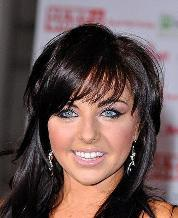
#> input picture Laboratorio5 grupo 5/img_align_celeba/img_align_celeba/001449.jpg, 178 x 218 px; its folder holds only this picture in this run
$ jupyter execute --allow-errors Laboratorio5.ipynb
#> lines starting #> are read from the running program, lines starting #| are printed output that depends on the picture
# Laboratorio 5 Grupal.
### Nombres:
###          - Aramayo Valdez Joaquin.
###          - Piza Nava Vladimir.
###          - Viza Hoyos Maria Belen.
###          - Mendoza Ovando Carlos Saul.
###          - Solorzano Diego.
### Link Dataset: https://www.kaggle.com/datasets/jessicali9530/celeba-dataset?select=list_eval_partition.csv

## PUNTO 1 :
#### 1.   Modificar el generador de dataset aleatorio, para que este pueda generar centroides en cantidades entre 1 y 10, y considerando una importante distancia entre ellos con la finalidad de permitir la verificación visual una vez se realice el entrenamiento del modelo.
#### 2.   Modificar y adecuar todos los códigos para su respectivo aplicación y demostración de la efectividad del modelo.

[cell 1]
import numpy as np

def generate_centroids(num_centroids, spread=5):
#> called with num_centroids = 7, spread = 5
    centroids = []  # Lista para almacenar los centroides generados
    for _ in range(num_centroids):
        # Genera un nuevo centroide aleatorio
        while True:
            new_centroid = np.random.rand(2) * spread  # Genera un punto aleatorio en 2D
            # Verifica que el nuevo centroide esté a más de 1.5 unidades de los ya generados
            if all(np.linalg.norm(new_centroid - np.array(c)) > 1.5 for c in centroids):
                centroids.append(new_centroid)  # Añade el nuevo centroide a la lista
                break  # Sale del bucle si el centroide es válido
    return np.array(centroids)  # Devuelve los centroides como un array de NumPy

### Aqui lo que estamos haciendo es usar la funcion que creamos anteriormente y tambien crear nuestros datos sintéticos (X).

[cell 2]
from sklearn.datasets import make_blobs
import random

# Definir el número de centroides entre 1 y 10
num_centroids = random.randint(1, 10)
print(f"Generando {num_centroids} centroides.")

# Generar los centroides
blob_centers = generate_centroids(num_centroids)

# Definir la desviación estándar para cada cluster
blob_std = np.array([0.4] * num_centroids)

# Generar los datos sintéticos
X, y = make_blobs(n_samples=2000, centers=blob_centers,
                  cluster_std=blob_std, random_state=7)


# mostramos los centroides.
print("Centroides generados:")
print(blob_centers)

### Graficamos los datos generados (x1, x2)

[cell 3]
import matplotlib.pyplot as plt

def plot_clusters(X, y=None):
    plt.scatter(X[:, 0], X[:, 1], c=y, s=1)
    plt.xlabel("$x_1$", fontsize=14)
    plt.ylabel("$x_2$", fontsize=14, rotation=0)
    #plt.scatter(blob_centers[:, 0], blob_centers[:, 1],
    #        s=200, color='red', marker='X')  # Mostrar los centroides

[cell 4]
plt.figure(figsize=(8, 4))
plot_clusters(X)
plt.show()
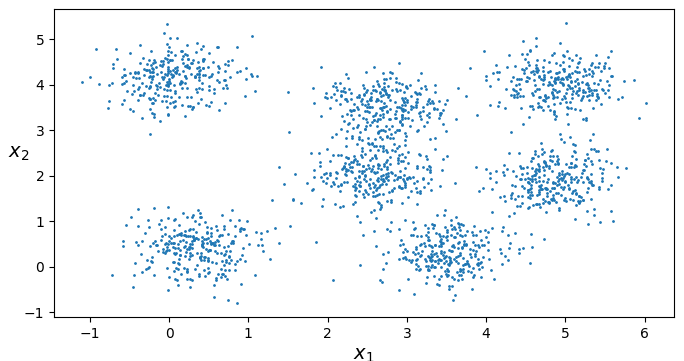
#> figure drawn by matplotlib, 1 panel

### Graficamos los datos generados pero ahora juntamente con los centroides ya entrenados.

[cell 5]
from sklearn.cluster import KMeans
import matplotlib.pyplot as plt

kmeans = KMeans(n_clusters=num_centroids, random_state=42)
y_pred = kmeans.fit_predict(X)

# Visualizar los resultados
plt.figure(figsize=(8, 4))
plt.scatter(X[:, 0], X[:, 1], c=y_pred, s=1)
plt.scatter(kmeans.cluster_centers_[:, 0], kmeans.cluster_centers_[:, 1],
            s=200, color='red', marker='X')  # Mostrar los centroides
plt.xlabel("$x_1$", fontsize=14)
plt.ylabel("$x_2$", fontsize=14)
plt.title("Resultados de K-Means con centroides generados aleatoriamente")
plt.show()
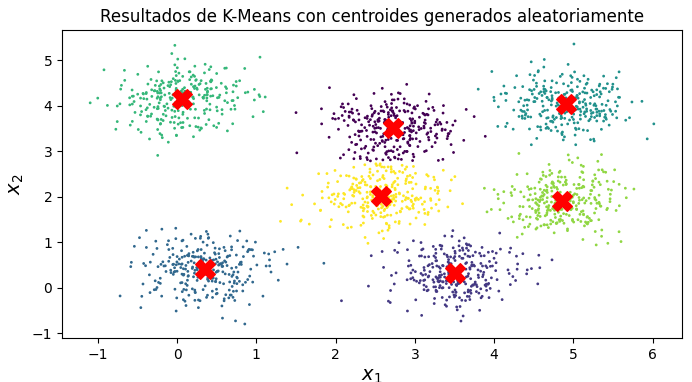
#> figure drawn by matplotlib, 1 panel
y_pred

[cell 6]
# Centroides ya entrenados.
kmeans.cluster_centers_

### Graficamos las fronteras de decision entre clusters, esto para ver como fue la division del espacio.

[cell 7]
def plot_data(X):
    plt.plot(X[:, 0], X[:, 1], 'k.', markersize=2)

def plot_centroids(centroids, weights=None, circle_color='w', cross_color='k'):
    if weights is not None:
        centroids = centroids[weights > weights.max() / 10]
    plt.scatter(centroids[:, 0], centroids[:, 1],
                marker='o', s=10, linewidths=8,
                color=circle_color, zorder=10, alpha=0.9)
    plt.scatter(centroids[:, 0], centroids[:, 1],
                marker='x', s=2, linewidths=10,
                color=cross_color, zorder=11, alpha=1)

def plot_decision_boundaries(clusterer, X, resolution=1000, show_centroids=True,
                             show_xlabels=True, show_ylabels=True):
    mins = X.min(axis=0) - 0.1
    maxs = X.max(axis=0) + 0.1
    xx, yy = np.meshgrid(np.linspace(mins[0], maxs[0], resolution),
                         np.linspace(mins[1], maxs[1], resolution))
    Z = clusterer.predict(np.c_[xx.ravel(), yy.ravel()])
    Z = Z.reshape(xx.shape)

    plt.contourf(Z, extent=(mins[0], maxs[0], mins[1], maxs[1]),
                cmap="Pastel2")
    plt.contour(Z, extent=(mins[0], maxs[0], mins[1], maxs[1]),
                linewidths=1, colors='k')
    plot_data(X)
    if show_centroids:
        plot_centroids(clusterer.cluster_centers_)

    if show_xlabels:
        plt.xlabel("$x_1$", fontsize=14)
    else:
        plt.tick_params(labelbottom=False)
    if show_ylabels:
        plt.ylabel("$x_2$", fontsize=14, rotation=0)
    else:
        plt.tick_params(labelleft=False)

#> (a cell that did not finish here is left out)

### Entrenamos tres modelos K-Means con 1, 2 y 3 iteraciones, usando k-means++ y el algoritmo elkan para comparar los resultados de cada iteración.

[cell 9]
kmeans_iter1 = KMeans(n_clusters=num_centroids, init="k-means++", n_init=1,
                      algorithm="elkan", max_iter=1, random_state=1)

kmeans_iter2 = KMeans(n_clusters=num_centroids, init="k-means++", n_init=1,
                     algorithm="elkan", max_iter=2, random_state=1)


kmeans_iter3 = KMeans(n_clusters=num_centroids, init="k-means++", n_init=1,
                     algorithm="elkan", max_iter=3, random_state=1)
kmeans_iter1.fit(X)
kmeans_iter2.fit(X)
kmeans_iter3.fit(X)

### Graficamos la evolucion del algoritmo K-Means durante las 3 interaciones que hicimos anteriormente. Esto para asi ver cómo los centroides y las fronteras de decisión cambian conforme el algoritmo ajusta los grupos

[cell 10]
plt.figure(figsize=(10, 8))

plt.subplot(321)
plot_data(X)
plot_centroids(kmeans_iter1.cluster_centers_, circle_color='r', cross_color='w')
plt.ylabel("$x_2$", fontsize=14, rotation=0)
plt.tick_params(labelbottom=False)
plt.title("Update the centroids (initially randomly)", fontsize=14)

plt.subplot(322)
plot_decision_boundaries(kmeans_iter1, X, show_xlabels=False, show_ylabels=False)
plt.title("Label the instances", fontsize=14)

plt.subplot(323)
plot_decision_boundaries(kmeans_iter1, X, show_centroids=False, show_xlabels=False)
plot_centroids(kmeans_iter2.cluster_centers_)

plt.subplot(324)
plot_decision_boundaries(kmeans_iter2, X, show_xlabels=False, show_ylabels=False)

plt.subplot(325)
plot_decision_boundaries(kmeans_iter2, X, show_centroids=False)
plot_centroids(kmeans_iter3.cluster_centers_)

plt.subplot(326)
plot_decision_boundaries(kmeans_iter3, X, show_ylabels=False)

plt.show()
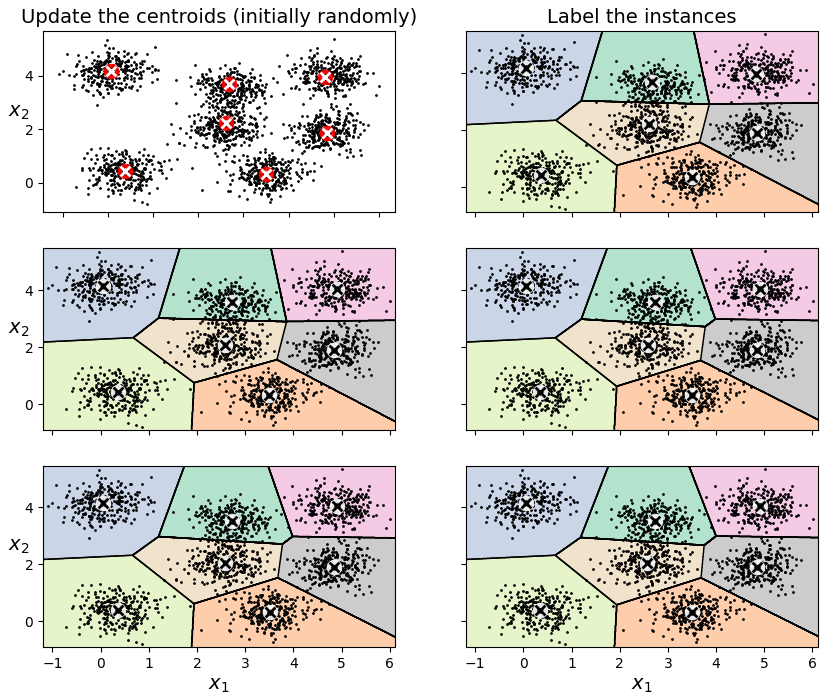
#> figure drawn by matplotlib, 6 panels

### Lo que haremos ahora sera comparar 2 modelos K-Means con diferentes inicializaciones aleatorias, mostrando sus respectivas fronteras de decisión. Esto permite observar cómo afecta la inicialización a los resultados del clustering.

[cell 11]
# Función para comparar dos modelos de clustering K-Means en el mismo conjunto de datos
def plot_clusterer_comparison(clusterer1, clusterer2, X, title1=None, title2=None):
    # Entrena el primer modelo en los datos X
    clusterer1.fit(X)
    # Entrena el segundo modelo en los datos X
    clusterer2.fit(X)

    # Configuración del tamaño de la figura para las gráficas
    plt.figure(figsize=(10, 3.2))

    # Primer subplot: gráfica de las fronteras de decisión del primer modelo
    plt.subplot(121)
    plot_decision_boundaries(clusterer1, X)  # Función que grafica las fronteras del clusterer
    if title1:
        plt.title(title1, fontsize=14)  # Añade el título si se proporciona uno

    # Segundo subplot: gráfica de las fronteras de decisión del segundo modelo
    plt.subplot(122)
    plot_decision_boundaries(clusterer2, X, show_ylabels=False)  # Sin etiquetas de eje Y
    if title2:
        plt.title(title2, fontsize=14)  # Añade el título si se proporciona uno

[cell 12]
# Configuración de dos modelos K-Means con diferentes inicializaciones aleatorias
kmeans_rnd_init1 = KMeans(n_clusters=num_centroids, init="random", n_init=1,
                          algorithm="elkan", random_state=11)
kmeans_rnd_init2 = KMeans(n_clusters=num_centroids, init="random", n_init=1,
                          algorithm="elkan", random_state=19)

# Comparación visual de los dos modelos con diferentes inicializaciones
plot_clusterer_comparison(kmeans_rnd_init1, kmeans_rnd_init2, X, "Solution 1", "Solution 2 (with a different random init)")

# Muestra las gráficas
plt.show()
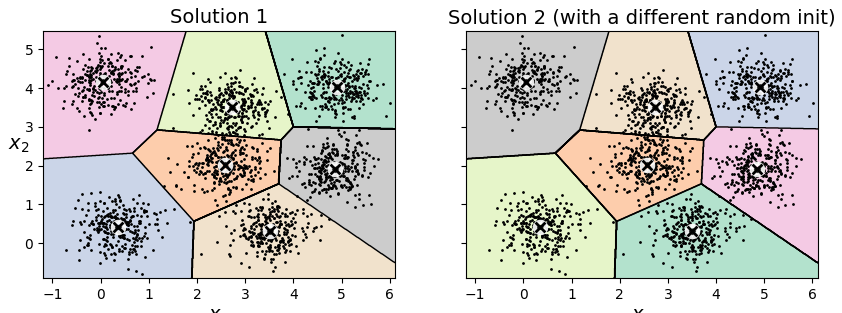
#> figure drawn by matplotlib, 2 panels

### Procedemos a entrenar un modelo K-Means utilizando 10 inicializaciones aleatorias y visualiza las fronteras de decisión del clustering. Esto ayuda a observar la estabilidad y la variabilidad en los resultados del agrupamiento.

[cell 13]
# Configuración de un modelo K-Means con 10 inicializaciones aleatorias
kmeans_rnd_10_inits = KMeans(n_clusters=num_centroids, init="random", n_init=10,
                              algorithm="elkan", random_state=11)

# Entrena el modelo K-Means en los datos X
kmeans_rnd_10_inits.fit(X)

[cell 14]
# Configuración de la figura para la visualización de las fronteras de decisión
plt.figure(figsize=(8, 4))
# Función que grafica las fronteras de decisión del modelo K-Means
plot_decision_boundaries(kmeans_rnd_10_inits, X)

# Muestra la gráfica generada
plt.show()
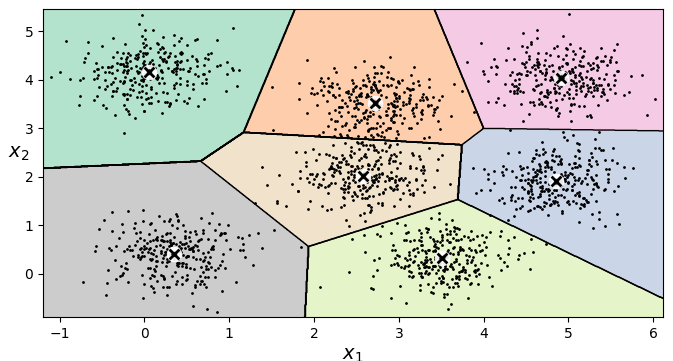
#> figure drawn by matplotlib, 1 panel

### Mostramos el Silhouette Score para evaluar la calidad del clustering generado por el modelo K-Means. Un valor más alto indica que los clusters están bien definidos y son distintos entre sí.

[cell 15]
from sklearn.metrics import silhouette_score
silhouette_score(X, kmeans.labels_)

### Graficamos el Silhuette Score para diferentes valores de k (número de clusters) en el rango de 2 a 20. La gráfica resultante ayuda a identificar el número óptimo de clusters para el modelo K-Means, donde un índice de silueta más alto indica una mejor calidad de agrupamiento.

[cell 16]
# Calcula los modelos y las puntuaciones de silueta para k desde 2 hasta 20
kmeans_per_k = [KMeans(n_clusters=k, random_state=42).fit(X)  # Ajusta K-Means para cada k
                for k in range(2, 21)]  # Rango modificado para k=2 a k=20

# Calcula el índice de silueta para cada modelo entrenado
silhouette_scores = [silhouette_score(X, model.labels_)  # Obtiene etiquetas de cada modelo
                     for model in kmeans_per_k]

# Configuración de la figura para la gráfica del índice de silueta
plt.figure(figsize=(8, 3))
# Grafica el índice de silueta en función del número de clusters k
plt.plot(range(2, 21), silhouette_scores, "bo-")  # Rango modificado para la gráfica
plt.xlabel("$k$", fontsize=14)  # Etiqueta del eje X
plt.ylabel("Silhouette score", fontsize=14)  # Etiqueta del eje Y
# Ajusta los ticks del eje X para mostrar valores de k desde 2 hasta 20
plt.xticks(np.arange(2, 21, 1))  # Crea ticks desde 2 hasta 20 con paso de 1
plt.show()  # Muestra la gráfica
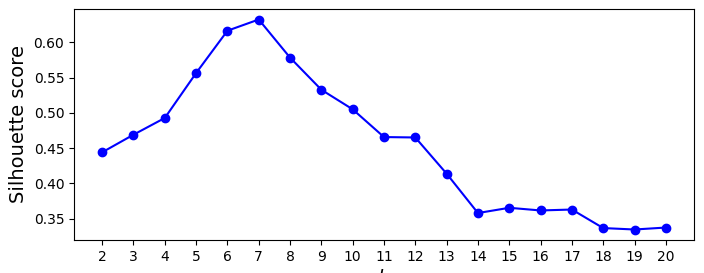
#> figure drawn by matplotlib, 1 panel; curve peaks at x = 7, y = 0.633

### Generamos graficos de coeficientes de silueta para diferentes valores de k (número de clusters) en el modelo K-Means. Cada gráfico muestra la distribución de los coeficientes de silueta por cluster, lo que permite visualizar la calidad del agrupamiento para cada valor de k.

[cell 17]
# Importa las métricas necesarias para calcular los coeficientes de silueta
from sklearn.metrics import silhouette_samples, silhouette_score
from matplotlib.ticker import FixedLocator, FixedFormatter
import matplotlib as mpl
import matplotlib.pyplot as plt
import numpy as np

# Asumiendo que ya tienes kmeans_per_k y silhouette_scores calculados

# Obtener el rango de valores de k
k_values = range(2, len(kmeans_per_k) + 2)  # k empieza en 2

# Crear subplots para cada valor de k
num_plots = len(k_values)
num_rows = int(np.ceil(num_plots / 2))  # Calcula el número de filas para subplots
num_cols = 2  # Dos columnas de subplots

# Crea la figura y los subplots
fig, axes = plt.subplots(num_rows, num_cols, figsize=(15, 5 * num_rows))
fig.subplots_adjust(hspace=0.4)  # Ajusta el espacio entre subplots

# Iterar sobre los valores de k y crear gráficos de silueta
for i, k in enumerate(k_values):
    ax = axes[i // num_cols, i % num_cols]  # Obtiene el subplot actual
    y_pred = kmeans_per_k[i].labels_  # Obtiene las etiquetas del modelo K-Means
    silhouette_vals = silhouette_samples(X, y_pred)  # Calcula los coeficientes de silueta

    y_ticks = []
    y_lower, y_upper = 0, 0  # Inicializa límites para los clusters
    for cluster in range(k):
        # Extrae y ordena los coeficientes de silueta para cada cluster
        cluster_silhouette_vals = silhouette_vals[y_pred == cluster]
        cluster_silhouette_vals.sort()
        y_upper += len(cluster_silhouette_vals)  # Actualiza el límite superior
        color = mpl.cm.Spectral(cluster / k)  # Asigna color basado en el cluster
        ax.fill_betweenx(np.arange(y_lower, y_upper), 0, cluster_silhouette_vals,
                         facecolor=color, edgecolor=color, alpha=0.7)  # Grafica el área del cluster
        y_ticks.append((y_lower + y_upper) / 2)  # Añade tick al eje Y
        y_lower = y_upper  # Actualiza el límite inferior

    # Dibuja una línea vertical indicando el promedio del coeficiente de silueta
    ax.axvline(x=silhouette_scores[i], color="red", linestyle="--")
    ax.set_yticks(y_ticks)  # Establece los ticks en el eje Y
    ax.set_yticklabels([])  # Elimina las etiquetas del eje Y
    ax.set_xlim([-0.1, 1])  # Establece límites en el eje X
    ax.set_ylim([0, len(X) + (k + 1) * 10])  # Establece límites en el eje Y
    ax.set_title(f"k = {k}")  # Título del subplot
    ax.set_xlabel("Coeficiente de Silhouette")  # Etiqueta del eje X
    ax.set_ylabel("Clusters")  # Etiqueta del eje Y

# Ajustar el layout para una mejor visualización
plt.tight_layout()
plt.show()  # Muestra la figura
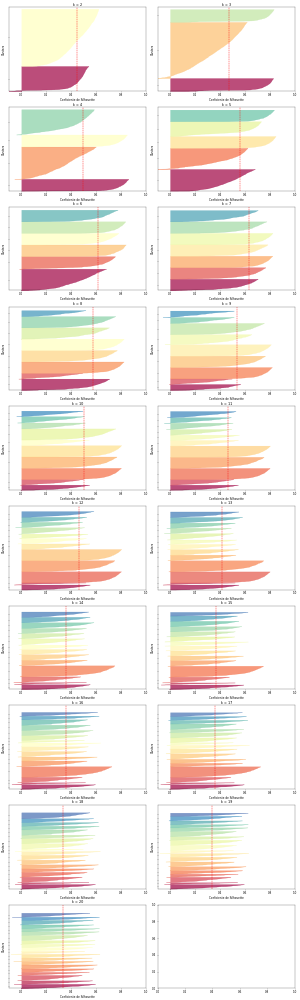
#> figure drawn by matplotlib, 19 panels

### Demostración de la efectividad del modelo.

[cell 18]
# Mostrar el índice de silueta
print(f'Índice de Silueta: {silhouette_score(X, kmeans.labels_)}')

### Este valor está entre 0 y 1, donde valores cercanos a 1 (valor > 0.5) indican que los puntos están bien agrupados y distanciados de otros clusters.

### Punto 2.
#### Aplicar aprendizaje semisupervisado.

#### Cargamos y Preprocesamos las Imágenes.
#### Importamos las librerías necesarias, definimos la ruta de acceso a las imágenes, y cargamos las primeras 1000 imágenes desde el directorio especificado. Además, se redimensionan y normalizan las imágenes para prepararlas para el análisis.

[cell 19]
# Importar las librerías necesarias
import os  # Para manejar rutas de archivos
from PIL import Image  # Para manipular imágenes
import numpy as np  # Para operaciones numéricas
import pandas as pd  # Para manipulación de datos
from sklearn.model_selection import train_test_split  # Para dividir el dataset

# Define las rutas de acceso a las imágenes
IMAGES_PATH = 'img_align_celeba/img_align_celeba'

# Cargar los nombres de las imágenes directamente desde la carpeta
image_names = [img for img in os.listdir(IMAGES_PATH) if img.endswith('.jpg')]  # Asegúrate de ajustar la extensión según sea necesario

# Seleccionar las primeras 1000 imágenes
image_names = image_names[:1000]

# Función para cargar y preprocesar imágenes
def load_image(img_name, target_size=(64, 64)):
    # Abre la imagen, la redimensiona y normaliza los valores de píxeles
#> called with img_name = '001449.jpg', target_size = (64, 64)
    img = Image.open(os.path.join(IMAGES_PATH, img_name)).resize(target_size)
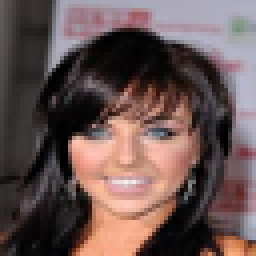
#> img: PIL image 64x64 RGB (shown 4 times larger); mean R, G, B 103.8, 83.7, 82
    return np.array(img) / 255.0  # Normaliza la imagen a un rango de 0 a 1

# Cargar y preprocesar las imágenes
X = np.array([load_image(img) for img in image_names])  # Carga y preprocesa las imágenes

# Imprimir información sobre las imágenes cargadas
print(f"Número de imágenes cargadas: {X.shape[0]}")
#| Número de imágenes cargadas: 1
print(f"Dimensiones de las imágenes: {X.shape[1:]}")
#| Dimensiones de las imágenes: (64, 64, 3)

$ run again, on Laboratorio5 grupo 5/img_align_celeba/img_align_celeba/012557.jpg
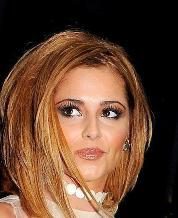
#> input picture Laboratorio5 grupo 5/img_align_celeba/img_align_celeba/012557.jpg, 178 x 218 px
#> in load_image, `img = Image.open(os.path.join(IMAGES_PATH, img_name)).resize(target_si..`:
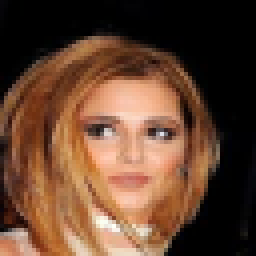
#> img: PIL image 64x64 RGB (shown 4 times larger); mean R, G, B 100.5, 67.8, 48.1
#| Número de imágenes cargadas: 1
#| Dimensiones de las imágenes: (64, 64, 3)

$ run again, on Laboratorio5 grupo 5/img_align_celeba/img_align_celeba/013150.jpg
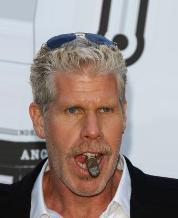
#> input picture Laboratorio5 grupo 5/img_align_celeba/img_align_celeba/013150.jpg, 178 x 218 px
#> in load_image, `img = Image.open(os.path.join(IMAGES_PATH, img_name)).resize(target_si..`:
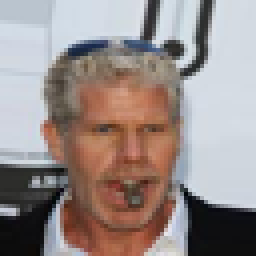
#> img: PIL image 64x64 RGB (shown 4 times larger); mean R, G, B 152.5, 140.5, 138
#| Número de imágenes cargadas: 1
#| Dimensiones de las imágenes: (64, 64, 3)
